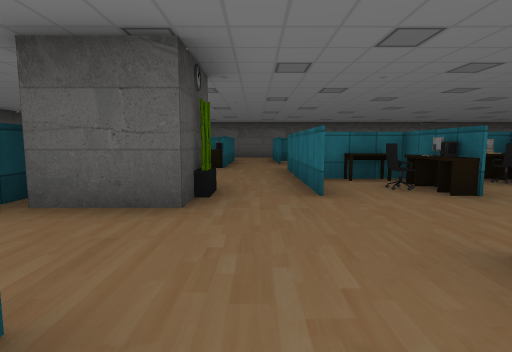
[1] (above)

24 first-person views from a walk through a 3-D level made in the Unity game engine. The camera is 1.3 m above the floor, tilts 6° down and sees 80° across. The floor is counted in squares, 2 m on a side. Each view is taken from the middle of a square. On the plan, view 1 faces up. The plan holds only what a view shows up to about 10 squares ahead; the rest is blank. The place goes on beyond the plan. The player character is not drawn. Some animated figures are not drawn. Some surface patterns are stand-ins.

[2]
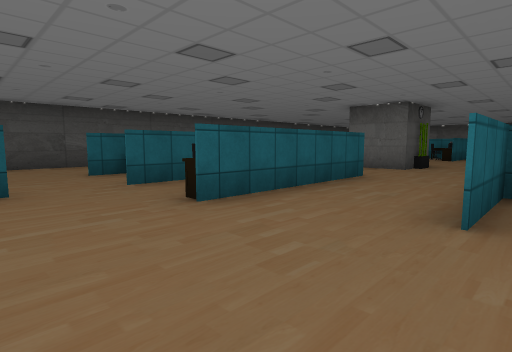

[3]
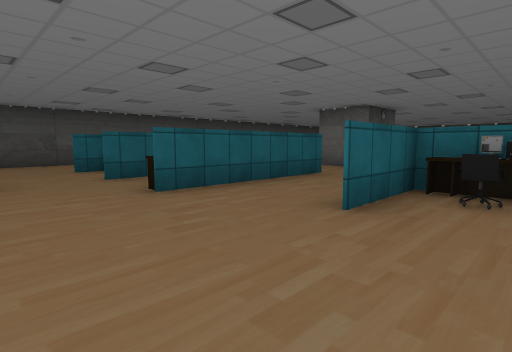

[4]
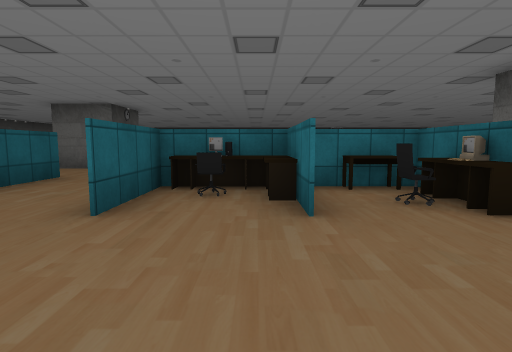

[5]
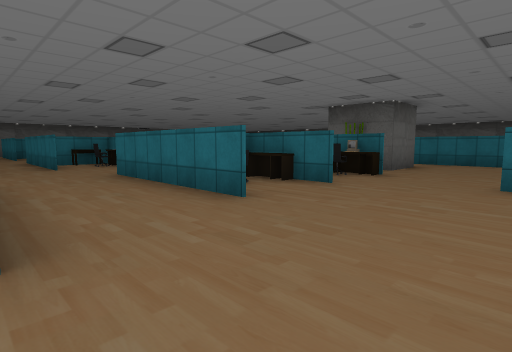

[6]
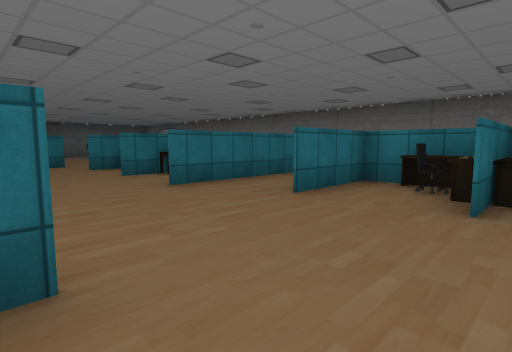

[7]
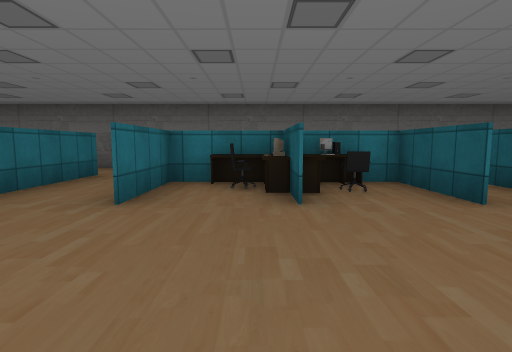

[8]
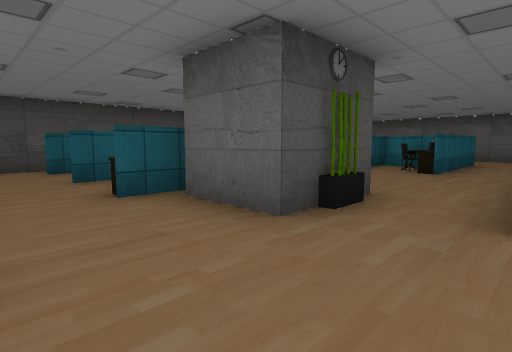

[9]
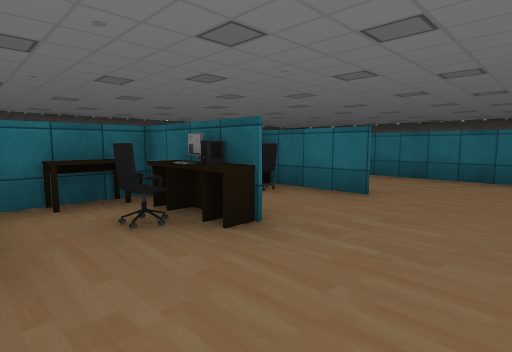

[10]
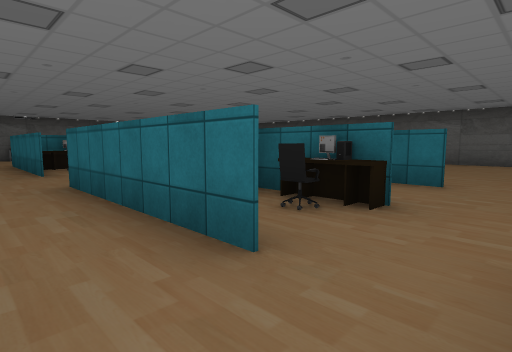

[11]
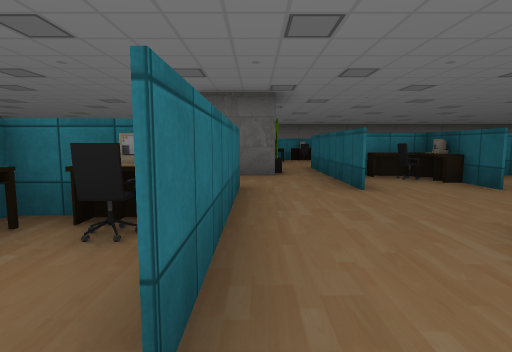

[12]
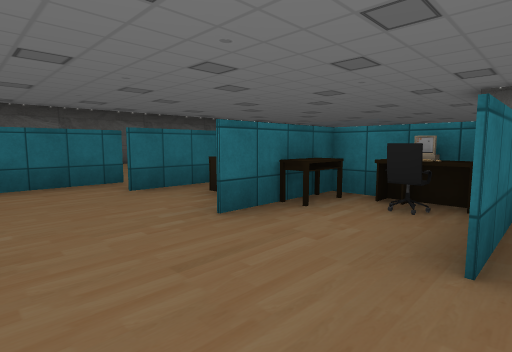

[13]
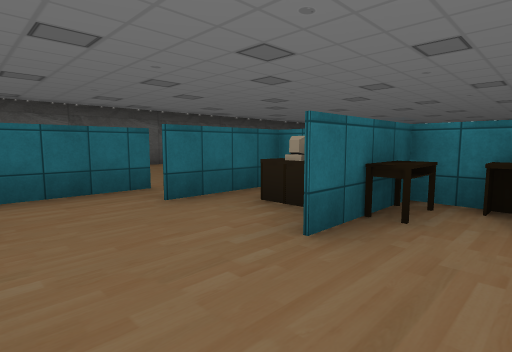

[14]
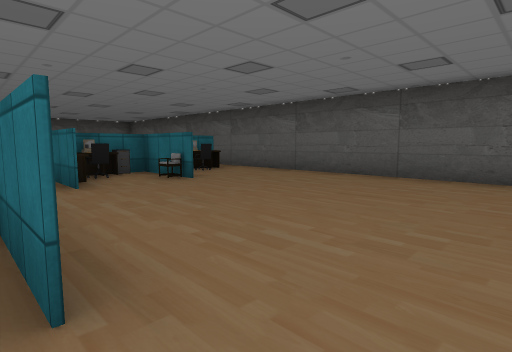

[15]
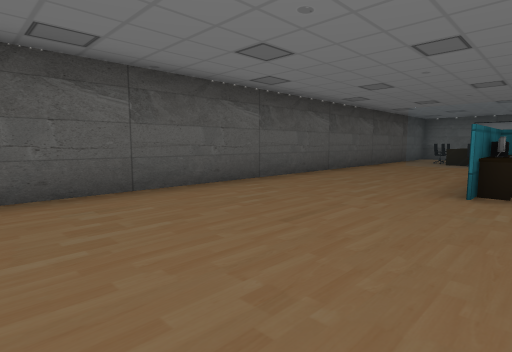

[16]
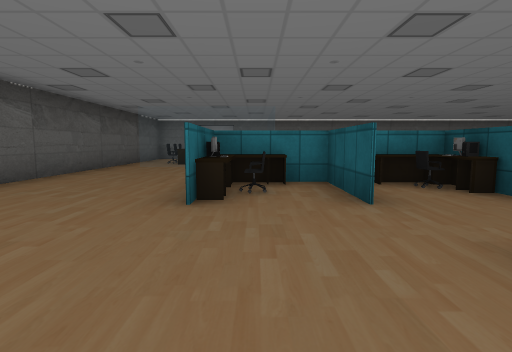

[17]
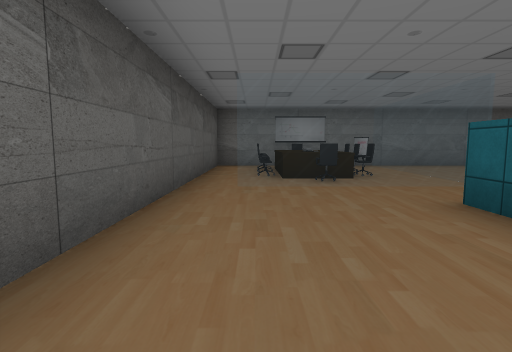

[18]
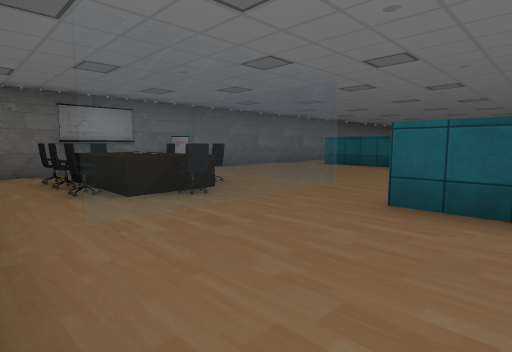

[19]
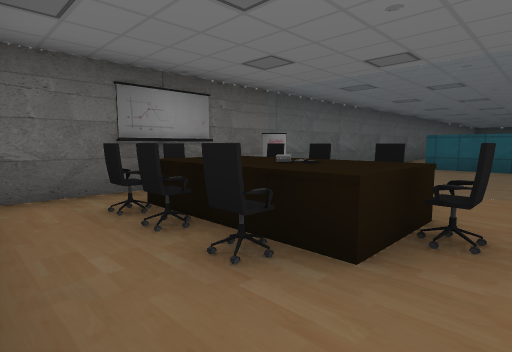

[20]
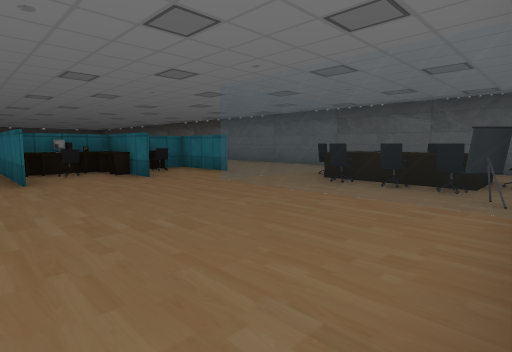

[21]
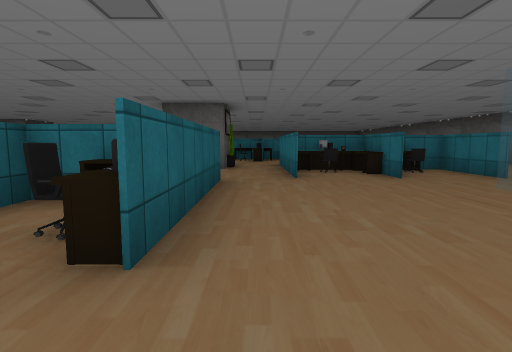

[22]
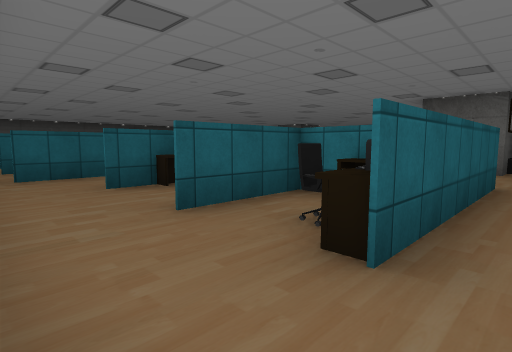

[23]
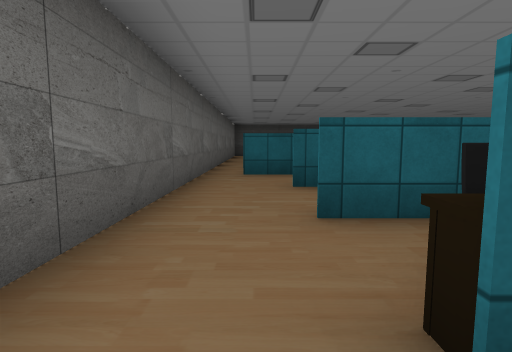

[24]
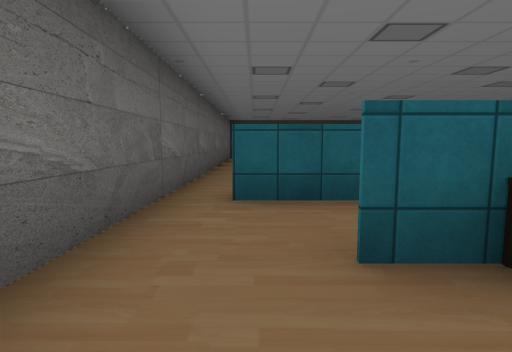

### Floor plan
Key: @ floor where view 1 was taken; # wall or solid block; . floor; = window, fence, low wall or low ledge; E desk; C computer; H chair; W whiteboard; O other object.
Columns run from 8 left of view 1 to 18 right of it. Each row starts with its distance up from view 1.
 13        ..
 12        #.
 11         .      #
 10      #O#.#     #
  9      ##E..     #
  8       ....     #          #
  7       ...#     ......    O#
  6        ..  ### .....## ...#
  5        #.#E O#.#.#.##.H...#
  4      ###.#OO.#.#EEC#......#
  3 ##.#  ##.......# #  ......#
  2 #..............#CE.#......#
  1     ......# .#............#
  0         @.# E#............#
 -1        #..E EE.##. .# ....#
 -2 #. ###.E..###C.##.E##E#...#
 -3 #..#.#. ..........#EO.#...#
 -4 #.................#.#.#...#
 -5      #......#.O. .........#
 -6       .#E .## O  ....====.#
 -7        # C.#E #.E....=EE#.#
 -8            ##.#.O....=EE#.#
 -9         #  ..........=EO#.#
-10     .................=#W..#
-11     ##################  ###

Positions as (right, up) in squares from view 1, and headings:
1: (0, 0), facing up
2: (2, -5), facing up-left
3: (3, -5), facing up-left
4: (3, -5), facing up
5: (-1, -5), facing up-right
6: (0, -2), facing down-right
7: (1, -2), facing down
8: (1, 1), facing up-left
9: (1, 2), facing up-right
10: (6, 0), facing up-right
11: (7, 6), facing down
12: (7, 7), facing down-right
13: (8, 7), facing down-right
14: (11, 0), facing up-right
15: (13, 4), facing down-right
16: (13, 3), facing down
17: (16, -1), facing down
18: (17, -3), facing down-left
19: (17, -6), facing down-left
20: (9, -10), facing up-right
21: (9, -10), facing up
22: (9, -10), facing up-left
23: (9, -9), facing left
24: (6, -9), facing left
